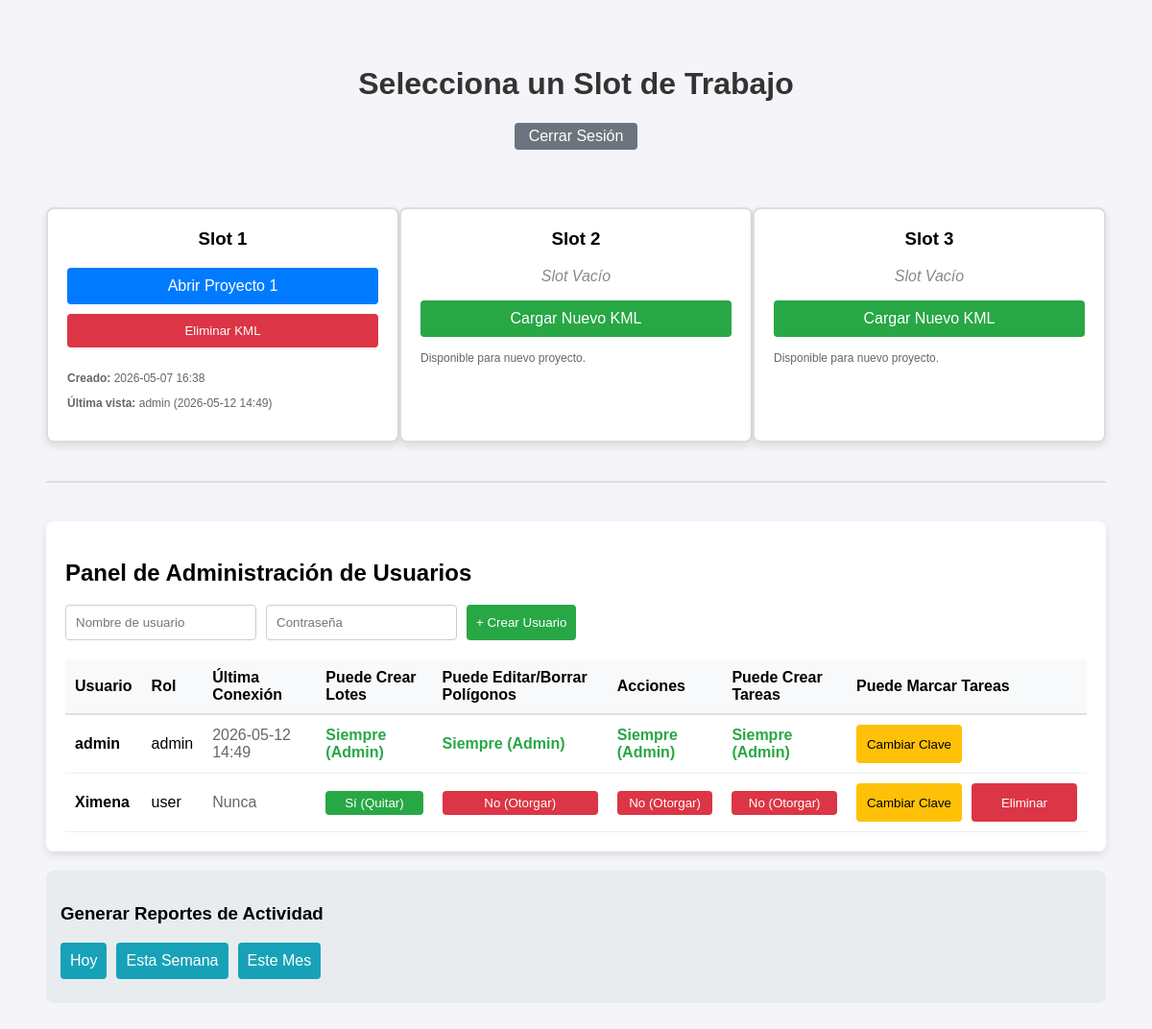
/dashboard (signed in), run on an earlier commit of the app's database.
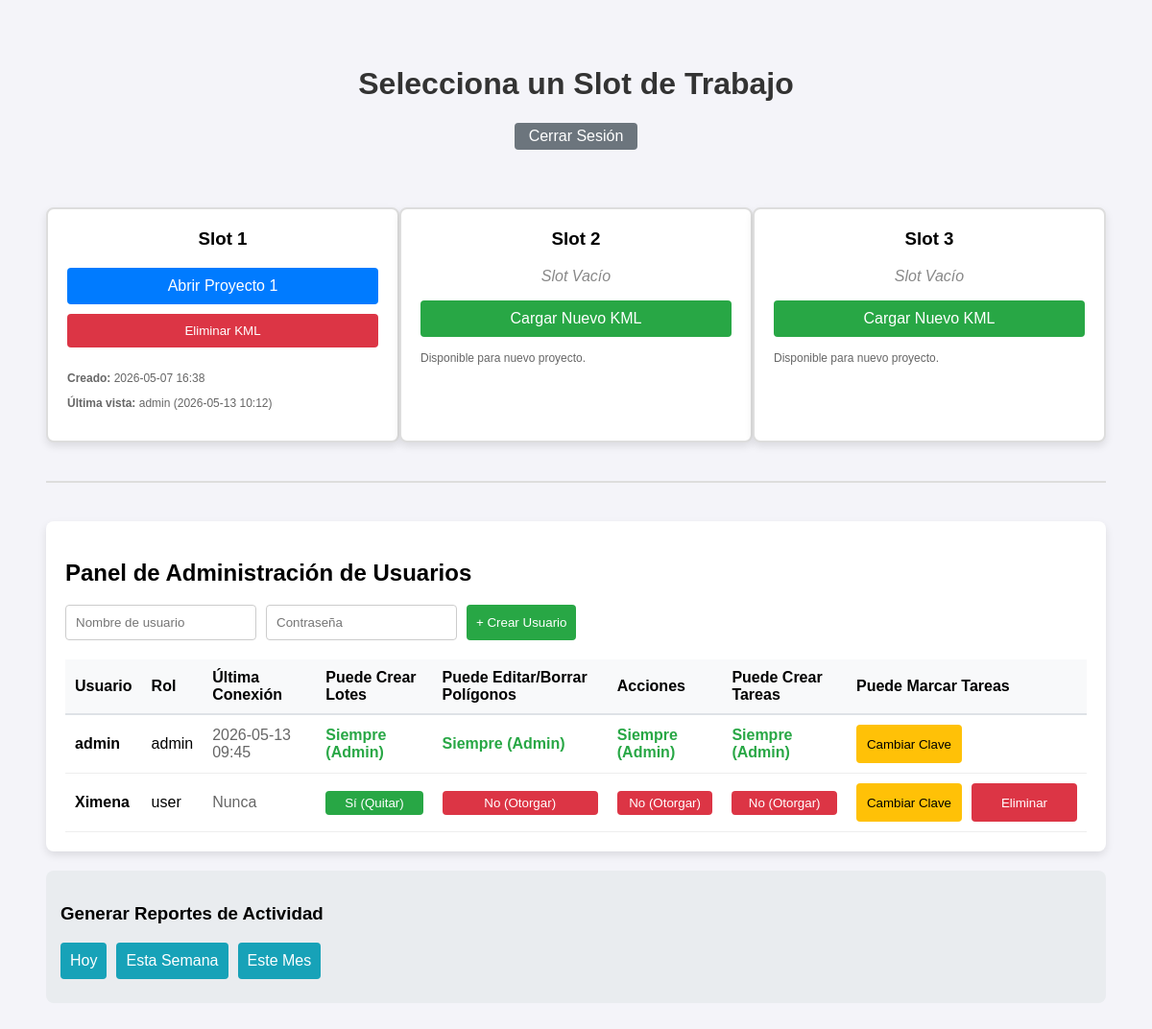
And on a later commit of the database.
### tables this page shows
CREATE TABLE slots
                         (id INTEGER PRIMARY KEY, nombre_real TEXT, slug TEXT, kml_data TEXT, 
                          creado_en TEXT, visto_por TEXT, visto_en TEXT);

CREATE TABLE usuarios
                         (id INTEGER PRIMARY KEY, username TEXT UNIQUE, password_hash TEXT,
                          rol TEXT, puede_agregar INTEGER, ultima_conexion TEXT, puede_editar INTEGER DEFAULT 0, puede_agregar_tareas INTEGER DEFAULT 0, puede_marcar_tareas INTEGER DEFAULT 0);

### rutas/dashboard.py (the view)
@dashboard_bp.route('/dashboard')
def index():
    if not session.get('logeado'):
        return redirect(url_for('login.index'))
    slots = db.obtener_todos_los_slots()
    usuarios = db.obtener_todos_los_usuarios() if session.get('rol') == 'admin' else []
    return render_template('dashboard.html', slots=slots, usuarios=usuarios, rol_actual=session.get('rol'))

### database.py (called while the page is built)
    def _get_connection(self):
        conn = sqlite3.connect(self.db_path)
        conn.row_factory = sqlite3.Row
        return conn

    def obtener_todos_los_usuarios(self):
        with self._get_connection() as conn:
            c = conn.cursor()
            c.execute('SELECT id, username, rol, puede_agregar, ultima_conexion, puede_editar, puede_agregar_tareas, puede_marcar_tareas FROM usuarios')
            return c.fetchall()

    def obtener_todos_los_slots(self):
        with self._get_connection() as conn:
            c = conn.cursor()
            c.execute('SELECT id, nombre_real, slug, kml_data, creado_en, visto_por, visto_en FROM slots')
            return c.fetchall()

### templates/dashboard.html (shortened to what this page needs)
<!doctype html>
<html lang="es">
<head>
    <link rel="stylesheet" href="{{ url_for('static', filename='css/dashboard.css') }}">
</head>
<body>
    <h1>Selecciona un Slot de Trabajo</h1>
    <div style="text-align: center; margin-bottom: 20px;">
        <a href="/logout" class="btn" style="background-color: #6c757d; width: auto; padding: 5px 15px;">Cerrar
            Sesión</a>
    </div>
    <div class="slots-container">
        {% for slot in slots %}
        <div class="slot">
            <h3>Slot {{ slot[0] }}</h3>
            {% if slot[3] %}
            <a href="/adhesa/{{ slot[2] }}" class="btn">Abrir {{ slot[1]
                }}</a>
            <button onclick="abrirModal('{{ slot[0] }}')" class="btn btn-delete">
                Eliminar KML
            </button>
            <div class="metadata">
                <p><strong>Creado:</strong> {{ slot[4] }}</p>
                <p><strong>Última vista:</strong> {{ slot[5] }} ({{ slot[6]
                    }})</p>
            </div>
            {% else %}
            <p style="color: #888; font-style: italic">Slot Vacío</p>
            <form action="/cargar_kml/{{ slot[0] }}" method="POST" enctype="multipart/form-data">
                <label for="upload-{{ slot[0] }}" class="btn btn-empty" style="cursor: pointer; display: block">
                    Cargar Nuevo KML
                </label>
            </form>
            <div class="metadata">
                <p>Disponible para nuevo proyecto.</p>
            </div>
            {% endif %}
        </div>
        {% endfor %}
    </div>
    {% if rol_actual == 'admin' %}
    <hr style="margin: 40px 0; border: 1px solid #ddd" />
    <div style="
        background: white;
        padding: 20px;
        border-radius: 8px;
        box-shadow: 0 4px 8px rgba(0, 0, 0, 0.1);
        margin-top: 20px;
      ">
        <h2>Panel de Administración de Usuarios</h2>
        <form action="/admin/crear_usuario" method="POST" style="margin-bottom: 20px; display: flex; gap: 10px">
            <input type="text" name="nuevo_usuario" placeholder="Nombre de usuario" required
                style="padding: 10px; border: 1px solid #ccc; border-radius: 4px" />
            <input type="password" name="nueva_password" placeholder="Contraseña" required
                style="padding: 10px; border: 1px solid #ccc; border-radius: 4px" />
            <button type="submit" class="btn" style="width: auto; margin: 0; background-color: #28a745">
                + Crear Usuario
            </button>
        </form>
        <table style="width: 100%; border-collapse: collapse; text-align: left">
            <thead>
                <tr style="background-color: #f8f9fa; border-bottom: 2px solid #dee2e6">
                    <th style="padding: 10px">Usuario</th>
                    <th style="padding: 10px">Rol</th>
                    <th style="padding: 10px">Última Conexión</th>
                    <th style="padding: 10px">Puede Crear Lotes</th>
                    <th style="padding: 10px">Puede Editar/Borrar Polígonos</th>
                    <th style="padding: 10px">Acciones</th>
                    <th style="padding: 10px">Puede Crear Tareas</th>
                    <th style="padding: 10px">Puede Marcar Tareas</th>
                </tr>
            </thead>
            <tbody>
                {% for u in usuarios %}
                <tr style="border-bottom: 1px solid #eee">
                    <td style="padding: 10px; font-weight: bold">{{ u[1] }}</td>
                    <td style="padding: 10px">{{ u[2] }}</td>
                    <td style="padding: 10px; color: #666">
                        {{ u[4] if u[4] else 'Nunca' }}
                    </td>
                    <td style="padding: 10px">
                        {% if u[2] != 'admin' %}
                        <form action="/admin/toggle_permiso/{{ u[0] }}" method="POST" style="display: inline">
                            {% if u[3] == 1 %}
                            <button type="submit" class="btn" style="background: #28a745; margin: 0; padding: 5px 10px">
                                Sí (Quitar)
                            </button>
                            {% else %}
                            <button type="submit" class="btn" style="background: #dc3545; margin: 0; padding: 5px 10px">
                                No (Otorgar)
                            </button>
                            {% endif %}
                        </form>
                        {% else %}
                        <span style="color: #28a745; font-weight: bold">Siempre (Admin)</span>
                        {% endif %}
                    </td>
                    <td style="padding: 10px">
                        {% if u[2] != 'admin' %}
                        <form action="/admin/toggle_edicion/{{ u[0] }}" method="POST" style="display: inline">
                            {% if u[5] == 1 %}
                            <button type="submit" class="btn" style="background: #28a745; margin: 0; padding: 5px 10px">
                                Sí (Quitar)
                            </button>
                            {% else %}
                            <button type="submit" class="btn" style="background: #dc3545; margin: 0; padding: 5px 10px">
                                No (Otorgar)
                            </button>
                            {% endif %}
                        </form>
                        {% else %}
                        <span style="color: #28a745; font-weight: bold">Siempre (Admin)</span>
                        {% endif %}
                    </td>
                    <td style="padding: 10px">
                        {% if u[2] != 'admin' %}
                        <form action="/admin/toggle_agregar_tareas/{{ u[0] }}" method="POST" style="display: inline">
                            {% if u[6] == 1 %}
                            <button type="submit" class="btn"
                                style="background: #28a745; margin: 0; padding: 5px 10px">Sí (Quitar)</button>
                            {% else %}
                            <button type="submit" class="btn"
                                style="background: #dc3545; margin: 0; padding: 5px 10px">No (Otorgar)</button>
                            {% endif %}
                        </form>
                        {% else %}
                        <span style="color: #28a745; font-weight: bold">Siempre (Admin)</span>
                        {% endif %}
                    </td>
                    <td style="padding: 10px">
                        {% if u[2] != 'admin' %}
                        <form action="/admin/toggle_marcar_tareas/{{ u[0] }}" method="POST" style="display: inline">
                            {% if u[7] == 1 %}
                            <button type="submit" class="btn"
                                style="background: #28a745; margin: 0; padding: 5px 10px">Sí (Quitar)</button>
                            {% else %}
                            <button type="submit" class="btn"
                                style="background: #dc3545; margin: 0; padding: 5px 10px">No (Otorgar)</button>
                            {% endif %}
                        </form>
                        {% else %}
                        <span style="color: #28a745; font-weight: bold">Siempre (Admin)</span>
                        {% endif %}
                    </td>
                    <td style="padding: 10px">
                        <div style="display: flex; align-items: center; gap: 10px;">
                            <button type="button" onclick="abrirModalPass('{{ u[0] }}', '{{ u[1] }}')" class="btn"
                                style="background: #ffc107; color: black; margin: 0; padding: 5px 10px; width: 110px; height: 40px; white-space: nowrap;">
                                Cambiar Clave
                            </button>
                            {% if u[2] != 'admin' %}
                            <form action="/admin/eliminar_usuario/{{ u[0] }}" method="POST" style="margin: 0;"
                                onsubmit="return confirm('¿Seguro que deseas eliminar este usuario?');">
                                <button type="submit" class="btn btn-delete"
                                    style="margin: 0; padding: 5px 10px; width: 110px; height: 40px; white-space: nowrap;">
                                    Eliminar
                                </button>
                            </form>
                            {% endif %}
                        </div>
                    </td>
                </tr>
                {% endfor %}
            </tbody>
        </table>
    </div>
    {% endif %}
    {% if rol_actual == 'admin' %}
    <div style="margin-top: 20px; padding: 15px; background: #e9ecef; border-radius: 8px;">
        <h3>Generar Reportes de Actividad</h3>
        <div style="display: flex; gap: 10px;">
            <a href="/admin/reporte/dia" class="btn" style="background: #17a2b8; width: auto;">Hoy</a>
            <a href="/admin/reporte/semana" class="btn" style="background: #17a2b8; width: auto;">Esta Semana</a>
            <a href="/admin/reporte/mes" class="btn" style="background: #17a2b8; width: auto;">Este Mes</a>
        </div>
    </div>
    {% endif %}
</body>
</html>

### static/css/dashboard.css (style rules this page uses)
body { font-family: sans-serif; background-color: #f4f4f9; padding: 40px; }
h1 { text-align: center; color: #333; }
.slots-container { display: flex; justify-content: space-around; margin-top: 50px; }
.slot { background: white; padding: 20px; border-radius: 8px; box-shadow: 0 4px 8px rgba(0, 0, 0, 0.1); width: 30%; text-align: center; border: 2px solid #ddd; }
.slot h3 { margin-top: 0; }
.btn { display: inline-block; width: 100%; padding: 10px; margin-bottom: 10px; background: #007bff; color: white; text-decoration: none; border: none; border-radius: 4px; cursor: pointer; box-sizing: border-box; }
.btn-delete { background: #dc3545; }
.btn-empty { background: #28a745; }
.metadata { font-size: 12px; color: #666; margin-top: 15px; text-align: left; }

What changed in the data, as far as the page shows it:
changed slots "Proyecto 1": visto_en "2026-05-12 14:49" → "2026-05-13 10:12"
changed usuarios "admin": ultima_conexion "2026-05-12 14:49" → "2026-05-13 09:45"
